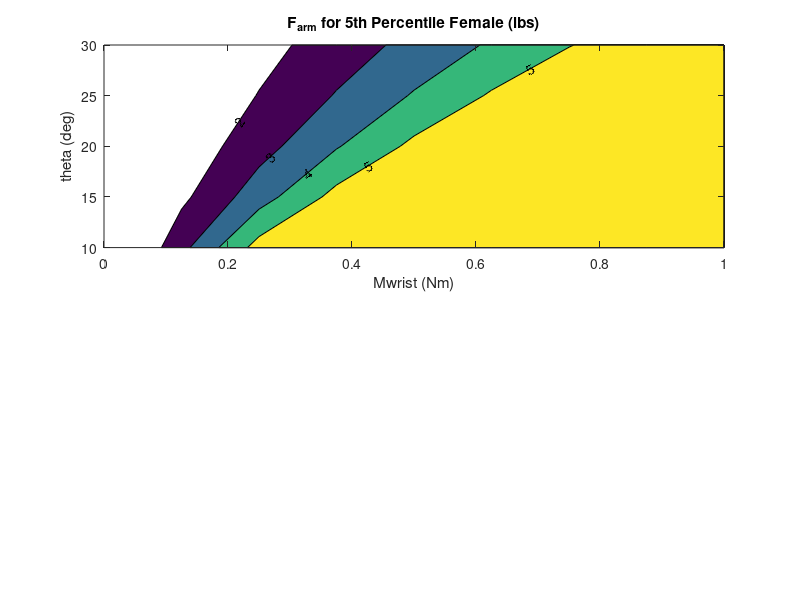

The MATLAB source for this figure: (Note: this script raises an error after producing the figure.)
close all
clear all
clc

%% INPUTS
theta_deg   = (10:5:30); % [deg]
Mwrist      = (0:8); % [N/m]
FoS         = 8; % factor of safety for Mwrist

%% CALCULATION
Mwrist  = Mwrist./FoS;
theta = theta_deg * pi/180;

AC_female = 59e-3; % [m] 5th percentile female
AC_male =   78e-3; % [m] 95th percentile male

Fband_female_hand   = zeros(length(theta),length(Mwrist));
Farm_female_hand    = zeros(length(theta),length(Mwrist));
Fband_male_hand     = zeros(length(theta),length(Mwrist));
Farm_male_hand      = zeros(length(theta),length(Mwrist));

for i = 1:length(theta)
    for j = 1:length(Mwrist)
        Fband_female_hand(i,j)  = Mwrist(j)/(2*sin(theta(i))*AC_female);
        Farm_female_hand(i,j)   = 2*Fband_female_hand(i,j)*cos(theta(i));
        Fband_male_hand(i,j)    = Mwrist(j)/(2*sin(theta(i))*AC_male);
        Farm_male_hand(i,j)     = 2*Fband_male_hand(i,j)*cos(theta(i));
    end
end


Fband_female_hand   = Fband_female_hand./4.45; % N to lbs
Farm_female_hand    = Farm_female_hand./4.45; % N to lbs
Fband_male_hand     = Fband_male_hand./4.45; % N to lbs
Farm_male_hand      = Farm_male_hand./4.45; % N to lbs

%% PLOT

fig = figure();

subplot(2,1,1)
[c,h] = contourf(Mwrist,theta_deg,Farm_female_hand,[2:5],'ShowText','on');
title('F_a_r_m for 5th Percentile Female (lbs)')
xlabel('Mwrist (Nm)')
ylabel('theta (deg)')

h.LevelList = round(h.LevelList,0);  % rounds levels to 3rd decimal place
clabel(c,h)

subplot(2,1,2)
[c,h] = contourf(Mwrist,theta_deg,Farm_female_hand,[2:5],'ShowText','on');
title('F_a_r_m for 95th Percentile Male (lbs)')
xlabel('Mwrist (Nm)')
ylabel('theta (deg)')

h.LevelList = round(h.LevelList,0);  % rounds levels to 3rd decimal place
clabel(c,h)

%%
% syms theta fband
% eq1 = fband.*cos(theta) == farm;
% eq2 = fband.*sin(theta).*AC == Mwrist;
% vars = [theta, fband];
% [theta_sym,fband_sym] = solve(eq1,eq2,vars);
% theta_sym = double(theta_sym(2))
% fband_sym = double(fband_sym(2))